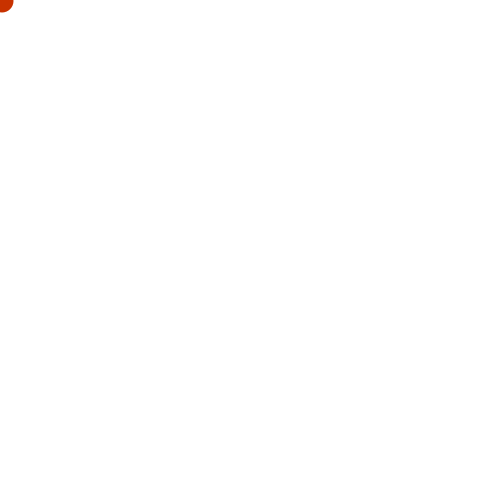
Frame 1 (no input)
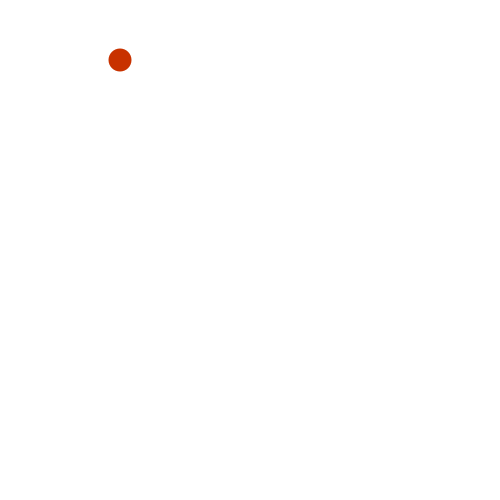
Frame 60 (the mouse pressed at the canvas centre just before this capture)
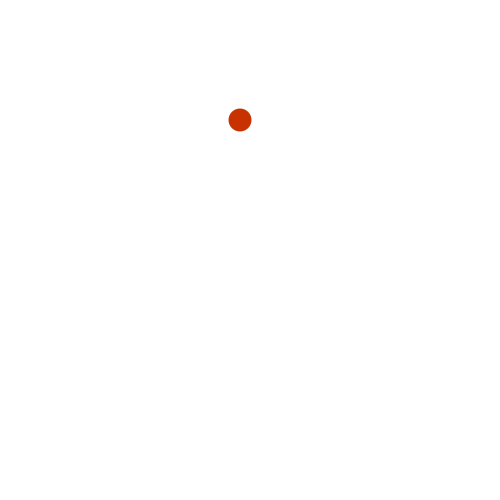
Frame 120 (the mouse held since frame 60 and released just before this capture)

The Processing sketch that drew these frames (run headless with seeded random() and noise(); from frame 60 on, the mouse is pressed at the canvas centre):

// Processing sketch: processing_105355
// ── processing_105355.pde

//Declare positions and speed
float x;
float y;
float xspeed = 2;
float yspeed = 1;
color colorRandom = color(random(255), random(255), random(255));
color ballColor = color(200,50,0);

void setup() {
  size(500,500);
  smooth();
}

void draw() {
  background(255);
  //Add speed to the position
  x = x + xspeed;
  y = y + yspeed;
  //Multiply by -1 turn it around
  if ((x > width) || (x < 0)) {
    xspeed = xspeed * -1; 
    ballColor=colorRandom * 255;
   
  }
  //Both positions
  if ((y > height) || (y < 0)) {
    yspeed = yspeed * -1;
    ballColor=colorRandom - 255;
    
  
  }
  //Display
  noStroke();
  fill(ballColor);
  ellipse(x,y,23,23);
}
